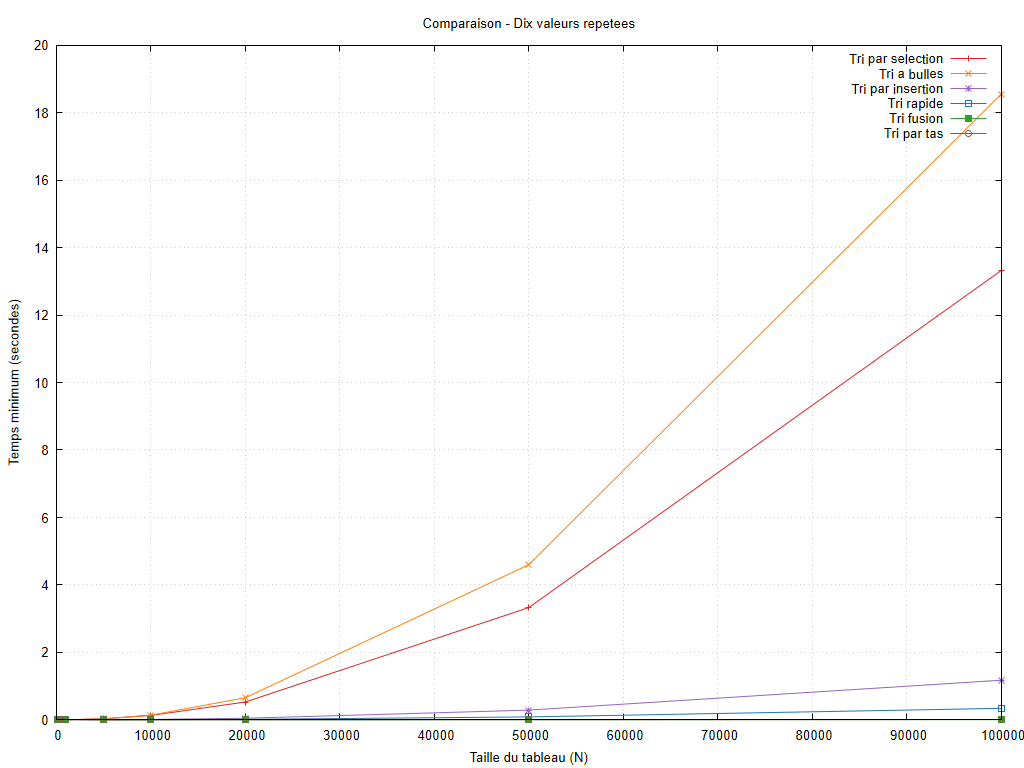

This figure's gnuplot source:
set encoding utf8
set terminal pngcairo size 1024,768 font 'Arial,10'
set output 'graphiques/20261010_184935/configurations/valeurs_repetees.png'
set datafile missing 'non_mesure'
set datafile separator ';'
set title 'Comparaison - Dix valeurs repetees'
set xlabel 'Taille du tableau (N)'
set ylabel 'Temps minimum (secondes)'
set grid
set yrange [0:*]
plot 'resultats/20261010_184935/valeurs_repetees.csv' every ::1 using 1:2 title 'Tri par selection' with linespoints lc rgb '#d62728', 'resultats/20261010_184935/valeurs_repetees.csv' every ::1 using 1:4 title 'Tri a bulles' with linespoints lc rgb '#ff7f0e', 'resultats/20261010_184935/valeurs_repetees.csv' every ::1 using 1:6 title 'Tri par insertion' with linespoints lc rgb '#9467bd', 'resultats/20261010_184935/valeurs_repetees.csv' every ::1 using 1:8 title 'Tri rapide' with linespoints lc rgb '#1f77b4', 'resultats/20261010_184935/valeurs_repetees.csv' every ::1 using 1:10 title 'Tri fusion' with linespoints lc rgb '#2ca02c', 'resultats/20261010_184935/valeurs_repetees.csv' every ::1 using 1:12 title 'Tri par tas' with linespoints lc rgb '#8c564b'
unset output
